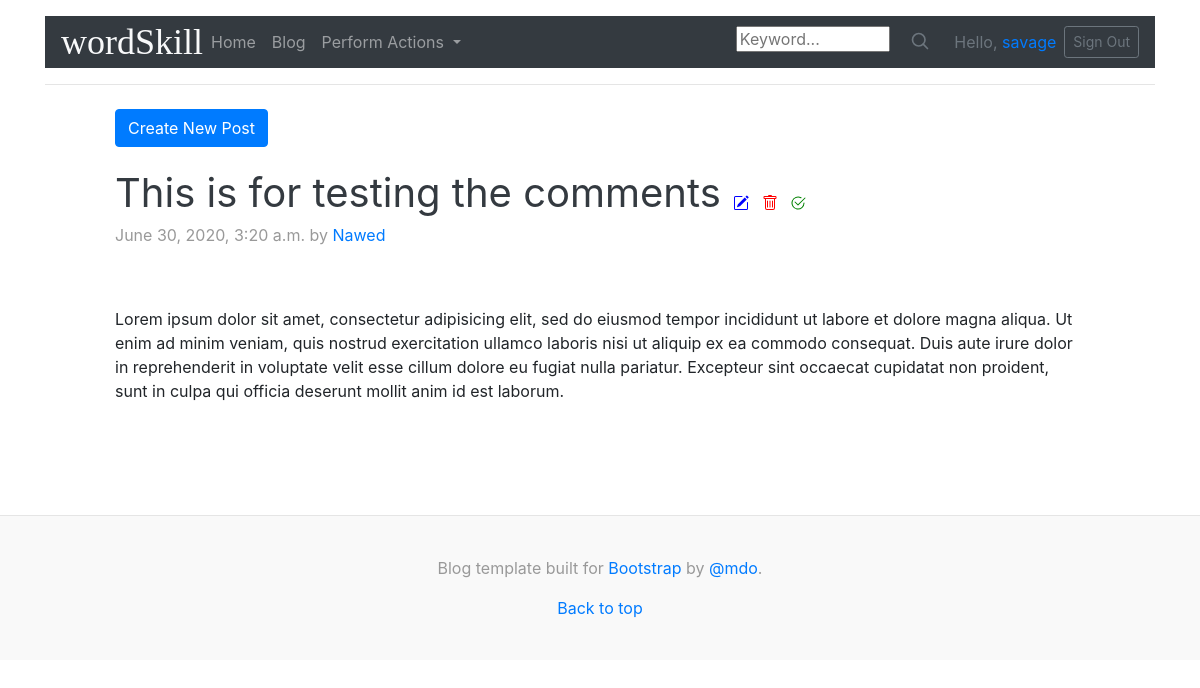
Screenshot of /send_to_draft_post/12/ (signed in) with the database file from the repository.
### posts/models.py (models this page shows, shortened)
class Posts(models.Model):
	title = models.CharField(max_length=200)
	description = RichTextField(blank=True, null=True)
	author = models.CharField(max_length=200)
	category = models.CharField(default = "Point of View", max_length=200)
	created_on = models.DateTimeField(auto_now_add= True)
	published_on =models.DateTimeField(blank = True, null = True)
	image = models.ImageField(blank = True, null=True)
	post_published = models.BooleanField(default=False)
	tags = models.ManyToManyField(Tag,blank=True)
	comments = GenericRelation(Comment)

### wordskill/decorators.py (the view)
    def wrapper_func(request,*args,**kwargs):
        group = None
        if request.user.groups.exists():
            group=request.user.groups.all()[0].name
        if group == "admin":
            return view_func(request,*args,**kwargs)
        else:
            return HttpResponse("You are not authorised to view this page")

### posts/views.py (called while the page is built)
@login_required(login_url='accounts:login')
@admin_only
def publishToDraftView(request,pk):
	post = Posts.objects.get(id=pk)
	posts = Posts.objects.all().filter(post_published = False)
	context = {'posts':posts,'post':post,}
	post.post_published = False
	post.save()
	return render(request,'posts/post_drafts.html',context)

### posts/templates/posts/post_drafts.html (shortened to what this page needs)
{% extends 'wordskill/base.html' %}
	{% block content %}
	<br>
	<div class="col-md-12 blog-main">
		<a href="{% url 'posts:new_post' %}"><button class="btn btn-primary">Create New Post</button></a>
          {% for post in posts%}
          <div class="blog-post">
              <a class="blog-post-title text-dark" href="{% url 'posts:post' post.id %}">{{post.title}}</a>
              <a href="{% url 'posts:edit_post' post.id %}" style="padding: 8px 0px 0px 8px;color: blue;">
	      	</a>
	      	<a href="{% url 'posts:delete_post' post.id %}" style="padding: 8px 0px 0px 8px;color: red;">
	      	</a>
	      	<a href="{% url 'posts:publish_post' post.id %}" style="padding: 8px 0px 0px 8px;color: green;">
			</a>
              <p class="blog-post-meta">{{post.published_on}} by <a href="#">{{post.author}}</a></p>
  				    <br>
  		      	<p>{{post.description|safe}}</p>
              {% endfor %}
          </div>
     </div>
	<br>
	{% endblock %}

### templates/wordskill/navbar.html (shortened to what this page needs)
<nav class="navbar navbar-expand-lg navbar-dark bg-dark">
    <a class="blog-header-logo text-light" href="{% url 'posts:home' %}">wordSkill</a>
  <div class="collapse navbar-collapse" id="navbarNavDropdown">
    <ul class="navbar-nav">
      <li class="nav-item">
        <a class="nav-link" href="{% url 'posts:home' %}">Home</a>
      </li>
      <li class="nav-item">
        <a class="nav-link" href="{% url 'posts:blog' %}">Blog</a>
      </li>
      {% if request.user.is_staff %}
      <li class="nav-item dropdown">
        <a class="nav-link dropdown-toggle" href="#" id="navbarDropdownMenuLink" data-toggle="dropdown" aria-haspopup="true" aria-expanded="false">
          Perform Actions
        </a>
      </li>
      {% endif %}
    </ul>
    <ul class="navbar-nav ml-auto">
      <li class="nav-item">
            <form>
              <input class="search-icon" type="text" name="" placeholder="Keyword..." size="10">
              <a class="text-muted" href="#">
                <svg xmlns="http://www.w3.org/2000/svg" width="20" height="20" viewBox="0 0 24 24" fill="none" stroke="currentColor" stroke-width="2" stroke-linecap="round" stroke-linejoin="round" class="mx-3"><circle cx="10.5" cy="10.5" r="7.5"></circle><line x1="21" y1="21" x2="15.8" y2="15.8"></line></svg>
              </a>
            </form>
       </li>
            {% if request.user.is_authenticated %}
            <div class="p-2 text-center text-muted">
              Hello, <a href="#"> {{request.user.username}}</a>
            </div>
            <a class="btn btn-sm btn-outline-secondary " href="{% url 'accounts:logout' %}">Sign Out</a>
            {% endif %}
          </div>
  </div>

### static/css/master.css (style rules this page uses)
.blog-header-logo { font-family: "Playfair Display", Georgia, "Times New Roman", serif; font-size: 2.25rem; }
.blog-post { margin-bottom: 4rem; }
.blog-post-title { margin-bottom: .25rem; font-size: 2.5rem; }
.blog-post-meta { margin-bottom: 1.25rem; color: #999; }

### rows the page displays
Posts: title "This is for testing the comments", published_on "June 30, 2020, 3:20 a.m.", author "Nawed", description "Lorem ipsum dolor sit amet, consectetur adipisicing elit, sed do eiusmod tempor incididunt ut labore et dolore magna aliqua. Ut enim ad minim veniam, quis nostrud exercitation ullamco laboris nisi ut aliquip ex ea commodo consequat. Duis aute irure dolor in reprehenderit in voluptate velit esse cillum dolore eu fugiat nulla pariatur. Excepteur sint occaecat cupidatat non proident, sunt in culpa qui officia deserunt mollit anim id est laborum."

### other values shown
{{ request.user.username }} "savage"
